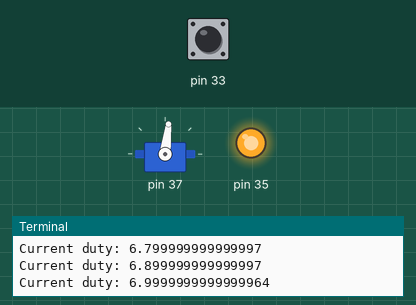
Recording of a program running on a simulated Raspberry Pi (header pin numbers). On the bench: servo, output pins drawn as LEDs (lit = HIGH), the last lines printed to the terminal. The test bench sets the inputs (shaded band); at power-on: pin 33 LOW. Files the program writes start out absent; random numbers come from a fixed seed; servo angles are drawn from the pulse width (0.5 ms = 0°, 2.5 ms = 180°); the clock reads 2024-03-15 10:24:30 at power-on unless the program sets it; pins used as bus, display or sensor lines are not drawn.

Above: at 5.08 s.
5.1 s: pin 33 driven HIGH
At 9.11 s:
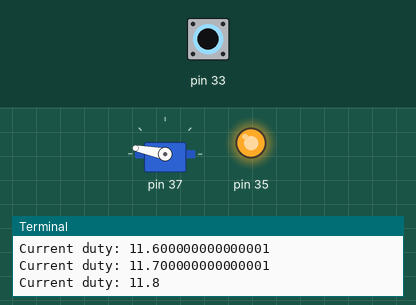
11.1 s: pin 33 driven LOW
At 11.29 s:
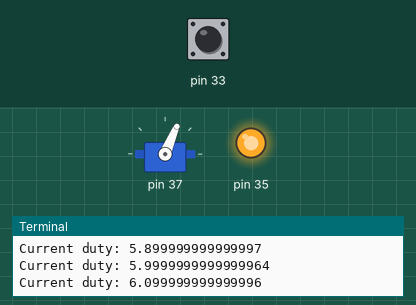
14.1 s: pin 33 pulsed HIGH 2 times (0.12 s each, 0.3 s apart)
At 14.33 s:
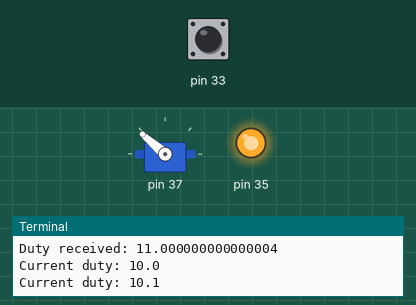
Timing chart, 0 to 23.1 s (numbered marks = the images above; inputs shaded):
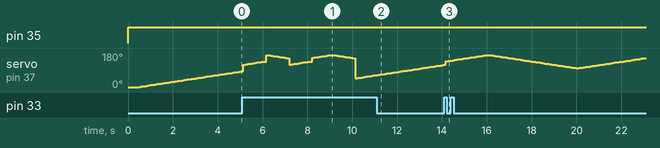

The program:

RPIML.py
```python
import sys

import RPi.GPIO as GPIO
import random
import os
import time
from time import sleep

class RPIML:
    # Machine learning variables:
    mlfolderlocation = "rpi.ml"
    mlfile = "machinelearning.dat"
    # Variables to keep track of GPIO settings for the Raspberry Pi
    inputpin = None
    outputnegative = None
    outputdata = None
    # Variables to keep track of the motor config and status
    lasttimefound = None
    ground = None
    motor = None
    previousweight = None
    weight = None
    duty = None

    def __init__(self):
        # Setting up Pi GPIO info
        self.inputpin = 33
        self.outputnegative = 35
        self.outputdata = 37
        self.ground = 6
        # Setting up motor info
        self.lasttimefound = time.time()
        self.previousweight = 0
        self.weight = 0
        self.duty = 2
        # Setting up the Raspberry Pi board
        GPIO.setmode(GPIO.BOARD)
        # Initialize machine learning files
        self.CheckDir()
        self.CheckMLFile()
        # Set up the GPIO pins listed above
        self.SetPinout()
        # Set up the motor
        self.MotorInit()
        # Run the main loop
        self.MLMain()


    def CheckDir(self): # Checks to make sure that the folder structure needed for machine learning exists
        if (os.path.isdir(self.mlfolderlocation)):
            print("mlfolder exists.")
        else:
            os.mkdir(self.mlfolderlocation)
            print ("mlfolder created successfully.")

    def CheckMLFile(self): # Checks to make sure that the file used for machine learning is present
        if (os.path.exists(os.path.join(self.mlfolderlocation, self.mlfile))):
            print("mlfile exists.")
        else: # file doesn't exist, create it:
            open(os.path.join(self.mlfolderlocation, self.mlfile), "x") # Create file
            with open(os.path.join(self.mlfolderlocation, self.mlfile), "w") as file: # Setup file
                file.write("[RPI_Lookups]:0")
            print("mlfile created successfully.")

    def SetPinout(self): # Calls Raspberry Pi pinout assignment functions to allow this program to interact with the board
        GPIO.setup(self.inputpin, GPIO.IN)
        GPIO.setup(self.outputnegative, GPIO.OUT)
        GPIO.setup(self.outputdata, GPIO.OUT)
        # Pin 39 is already a ground pin, so it requires no setup.
        GPIO.output(self.outputnegative, True)
        GPIO.output(self.outputdata, True)
        print("Pinout completed.")

    def MotorInit(self): # Sets up the motor in accordance with servo standards
        self.motor = GPIO.PWM(self.outputdata, 50) # GPIO 11 for PWM with 50Hz
        self.motor.start(2.5) # Initialization

    def MLMain(self): # The main entry point for controlling the flow of the program
        continuetraining = True
        while(continuetraining):
            trainingintervals = 50 # How many trials will be run before prompting the user to stop or continue
            for i in range(trainingintervals):
                print(f"Test {i}/{trainingintervals}")
                self.MoveMotor() # Seek input trainingintervals number of times
            inputbool = True
            while(inputbool): # Prompts the user to continue or quit. Prevents bad input.
                print(f"Would you like to continue for another {trainingintervals} intervals? (Y/n): ", end="")
                userinput = input()
                if (userinput.lower().__contains__("y")):
                    inputbool=False
                elif (userinput.lower().__contains__("n")):
                    inputbool=False
                    continuetraining=False


    def MoveMotor(self):
        readvoltagedelay = 100 # Number of continuous reads that must be completed before a position will be considered 'on'
        self.previousweight = self.weight
        self.weight = self.GetDutyCycle(self.previousweight) # Asks the AI to make a 'weighted' decision as to where the best chance of finding the next input is.
        dutyInterval = .1
        print(f"Duty received: {self.weight}")
        if (self.previousweight == 0): # Check to make sure that duty won't start at a value that can't be used
            self.previousweight = 2
        self.duty = self.previousweight # Duty starting place is previousweight
        if (self.previousweight >= self.weight): # Handles whether the aperture is sweeping left to right (positive) or right to left (negative)
            dutyInterval = -1 * abs(dutyInterval)
        else:
            dutyInterval = abs(dutyInterval)
        for t in range(int(abs((self.duty-self.weight)/dutyInterval))): # repeats the number of times needed to cover the range between where the aperature is and where it needs to go:
            print(f"Current duty: {self.duty}")
            if (time.time() - self.lasttimefound > 1): # Only check if an input is received if at least 1 second has passed since last recording to prevent double input
                triggerval = GPIO.input(self.inputpin)
                if (triggerval): # A found signal was received:
                    print("Input received.")
                    goodinput = True
                    for i in range(readvoltagedelay): # Require multiple, sustained readings in a row to prevent electrical interference from being accidentally recorded.
                        print("Input")
                        if not (GPIO.input(self.inputpin)): # If input isn't present:
                            goodinput = False # Break the loop checking for input
                            print("Bad input caught.")
                            break
                        i += 1
                    if (goodinput): # If input was sustained
                        self.AddValueToMLDoc(self.duty) # Add value to machinelearning file
                        self.lasttimefound = time.time() # Set lasttimefound to now
                        break
            self.duty += dutyInterval # Move the aperture by dutyinterval amount
            self.motor.ChangeDutyCycle(self.duty) # Sets the aperture to the new position
            sleep(.1) # Stop the program to allow the motor to catch up.

    def GetDutyCycle(self, previousweight=0): # The AI part of this program
        with open(os.path.join(self.mlfolderlocation, self.mlfile), 'r') as file:
            contents = file.readlines() # Read machine learning file
        contents.remove(contents[0])
        for line in contents:
            contents[contents.index(line)] = line.strip() # Make sure data is in a format useful to the program
        greatestdict = {"greatestval" : 0, "greatestvaladdress" : 0}
        address = 0
        print(f"contents:{contents}")
        for line in contents: # For every line in the machine learning file (guaranteed to be relatively small so o(n) runtime shouldn't impact runtime greatly.
            if abs((float(line.split(':')[0]) - previousweight ) > 1): # If duty spot is at least one away to minimize the impact of inaccuracies in reading
                if (int(line.split(':')[1]) > greatestdict.get("greatestval")): # If the spot read has more occurences than the previous reads
                    greatestdict["greatestval"] = int(line.split(':')[1])
                    greatestdict["greatestvaladdress"] = address
            address += 1
        print(f"greatestdict: {greatestdict}")
        if (previousweight == 0): # Check to make sure previousweight can be used even when it's just been initialized
            previousweight= 1
        previousweight = int(previousweight) # Make previousweight an integer for our random value generator to work with
        zerobased = previousweight - 2 # Duty cycles go from 2-12, to make math easier and use the values 0-10 we briefly compensate by subtracting 2
        newbottom = ((zerobased + 1 ) % 11) + 2 # The new bottom is one ahead of where it was before.
        newweight =  random.randint(newbottom, 12) # Newweight is a random number between the newbottom and top of the duty cycle (12)
        if (greatestdict["greatestval"] != 0): # If a machine learning value was found
            if abs(greatestdict["greatestval"] - newweight) < abs(newweight - previousweight): # If the 'smart decision' is more likely to occur than the newweight is close.
                if abs(newweight - previousweight) > 3: # If we're doing a significant reset or moving forward (a move that covers more than 45 degrees)
                    self.lasttimefound = time.time() # Reset the find timer to prevent bad input when resetting the aperture.
                return newweight
            else: # The AI choice is smarter:
                return float(contents[greatestdict["greatestvaladdress"]].split(':')[0])
        else: # Make a random decision to learn more
            if abs(newweight - previousweight) > 3:
                self.lasttimefound = time.time()
            return newweight


    def AddValueToMLDoc(self, weight): # Save the position where an input was received to the data set for this program.
        with open(os.path.join(self.mlfolderlocation, self.mlfile), 'r') as file:
            contents = file.readlines() # Get info from file
        for item in contents:
            contents[contents.index(item)] = item.strip() # Format file info
        print("Contents before performing function: ", contents) # Print file info
        location = self.BstIndex(contents, weight) # Lookup weight in info
        found = list(location.values())[0]
        position = list(location.values())[1]
        if (found): # If item was found:
            contents[position] = f"{contents[position].split(':')[0]}:{int(contents[position].split(':')[1]) + 1}"
        else: # Item wasn't found:
            if (position == len(contents)): # If location is at the end of the list:
                contents.append(f"{weight}:1") # Append rather than insert to avoid errors.
            else: # Item wasn't found at the end of the list
                contents.insert(position, f"{weight}:1") # Insert in middle
        contents[0] = f"{contents[0].split(':')[0]}:{int(contents[0].split(':')[1]) + 1}" # Update header information
        print("Contents after performing function: ", contents)
        newfilecontents = "\n".join(contents)
        print(newfilecontents)
        with open(os.path.join(self.mlfolderlocation, self.mlfile), 'w') as file:
            file.write(newfilecontents) # Save new file contents.

    """
    BstIndex controls the BstInternal method, calls the recursive method with the values determined here in the BstIndex. Efficiency is available below.
    """
    def BstIndex(self, array, val): # Modified BST to require as few lookups as possible for this program. Because this isn't a true bst with nodes there has to be an end condition where the computer searches through the remaining items, else an endless loop can occur. As the dataset approaches infinity the limit of lookups approaches log(n) + 10 + 1000/n. BST won't start dividing values until the dataset is larger than 37.016.
        return self.BstInternal(array, val, 1, len(array), round(1000/len(array))) # Returns the dictionary output of BstInternal.

    """
    BstInternal aims to cut the document down to a size that provides as few readings as necessary without entering an infinite loop looking for items that don't exist. Takes a target size to cut the document down to, and then reads through the remaining values until the val or a larger val is found, whichever happens first.
    """
    def BstInternal(self, array, val, bottom, top, endCondition): # Efficiency is more complex than the overview given in BstIndex, some repeat values are allowed which means that the number of calls could exceed what were listed above by a factor of three (for each signature type), but this would be rare.
        pos = int((top+bottom)/2) # Position is located at the middle of the document
        if (abs(top - bottom) <= endCondition): # If remaining document size is less than or equal to the endcondition value:
            pos = bottom # Position is at the document's currently defined bottom
            dict = {"Found": False}  # Return dictionary for found values
            for i in range(len(array)-bottom): # For currently defined bottom to top.
                pos = bottom + i # Current position is bottom + loop iteration
                if (abs(float(array[pos].split(':')[0]) - val) < .1): # Value is in document:
                    dict["Found"] = True # Update dictionary value for Found.
                    break # End search.
                elif val < float(array[pos].split(":")[0]): # Value is now less than read value:
                    pos -= 1
                    break # End search.
            dict["Position"] = pos # Position information where spot was found or passed.
            if (dict["Found"] == False):
                dict["Position"] += 1
            return dict # returns the INDEX of the value and whether spot was found.
        if float(array[pos].split(':')[0]) == (val): # Item was found during Bst splits
            dict = {"Found": True, "Position": pos}  # Return dictionary for found values
            return dict # returns the INDEX of the value and whether spot was found.
        elif float(array[pos].split(':')[0]) > val: # Document value is larger than currently read value:
            return self.BstInternal(array, val, bottom, pos - 1, endCondition) # Read everything above (lower than) the current value
        else: # Document value is less than currently read value:
            return self.BstInternal(array, val, pos + 1, top, endCondition) # Read everything below (higher than) the current value

rpiml = RPIML()
```
